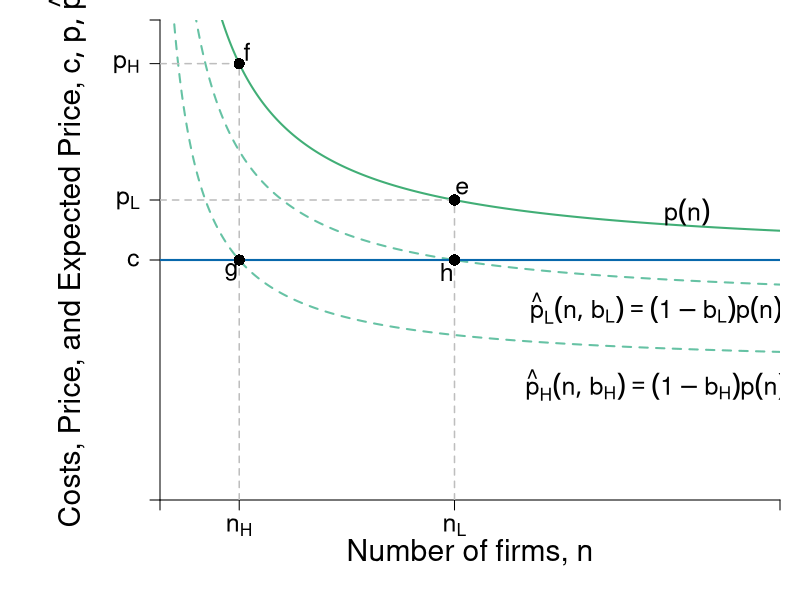

Source code (R):
require(shape)
pdf(file = "competitionmarkets/LRn_Dec_BTE.pdf", width = 9, height = 7)

#Set parameters for graphics
axislabelsize <- 1.8
labelsize <- 1.5
namesize <- 1.8
annotatesize <- 1.5
graphlinewidth <- 2
segmentlinewidth <- 1.5

COL <- c("#7fc97f", "#beaed4", "#fdc086", "#ffff99", "#386cb0", "#f0027f", "#bf5b17", "#666666")
COLA <- c("#e0f3db", "#99d8c9","#66c2a4","#41ae76", "#238b45", "#005824")
COLB <- c("#c6dbef", "#4eb3d3", "#2b8cbe", "#0868ac","#084081")
COLC <- c("#fcfbfd", "#efedf5", "#dadaeb", "#bcbddc", "#9e9ac8", "#807dba", "#6a51a3", "#54278f", "#3f007d")

par(mar =  c(5, 8, 1, 1))

Profit <- function(n, pbar = 60, c = 10, beta = 0.5) {
  (pbar - c)^2 / (((n + 1)^2)*beta)
}

totaln <- function(pi, pbar = 60, c = 10, beta = 0.5){
  (pbar - c)/(sqrt(pi*beta)) - 1
}

cournotPrice <- function(n, pbar = 60, c = 10) {
  c + (1/(n+1))*(pbar - c)
}


# Barriers to entry
# Inputs: Probability of BTE (b) and number of firms
# Outputs: Price Level at some n
bte <- function(n, b = 0) {
  cournotPrice(n)*(1-b)
}

nstar <- function(b, pbar = 60, c = 10){
  (pbar*(1 - b) - c) / (b*c)
}

#Levels for the barriers to entry specified here
barriers <- c(0.2, 0.45, 0.71, 0.73)

xlims <- c(0, 40)
ylims <- c(0, 20)

plot(0, 0, xlim = xlims, ylim = ylims, type = "n",
     xlab = expression(paste("")),
     ylab = expression(paste("")), 
     xaxt = "n", 
     yaxt = "n", 
     cex.lab = axislabelsize, 
     bty = "n",
     xaxs="i", 
     yaxs="i")

# ticksy <- seq(from = 0, to = ylims[2], by = 2)
# ylabels <- seq(from = 0, to = ylims[2], by = 2)
# ticksx <- seq(from = 0, to = xlims[2], by = 2)
# xlabels <- seq(from = 0, to = xlims[2], by = 2)
ticksy <- c(0, 10, cournotPrice(n = nstar(b = barriers[1])), cournotPrice(n = nstar(b = barriers[2])), ylims[2])
ylabels <- c(NA, expression(c), expression(paste(p[L])), expression(paste(p[H])), NA)
ticksx <- c(0, nstar(b = barriers[2]), nstar(b = barriers[1]), xlims[2])
xlabels <- c(NA, expression(paste(n[H])), expression(paste(n[L])), NA)

axis(1, at = ticksx, pos = 0, labels = xlabels, cex.axis = labelsize)
axis(2, at = ticksy, pos = 0, labels = ylabels, las = 1, cex.axis = labelsize)

npts <- 500 
xx1 <- seq(xlims[1], xlims[2], length.out = npts)

#Lines for barrier graph
lines(xx1, bte(n = xx1, b = barriers[1]), col = COLA[3], lty = 2, lwd = graphlinewidth)
lines(xx1, bte(n = xx1, b = barriers[2]), col = COLA[3], lty = 2, lwd = graphlinewidth)

#Price with no barriers
# No Barrier --- Greenbte(n = nstar(b = 0), b = 0)
lines(xx1, cournotPrice(xx1, c = 10), col = COLA[4], lwd = graphlinewidth) 

# lines(xx1, Profit(xx1, c = 0.25), col = COLA[4], lty = 2, lwd = segmentlinewidth)

#Label axes
mtext(expression(paste("Number of firms, ", n)), side=1, line = 2.5, cex = axislabelsize)
text(-6, 0.5*ylims[2], expression(paste("Costs, Price, and Expected Price, ", list(c, p, hat(p)) )), xpd = TRUE, cex = axislabelsize, srt = 90) 

#Arrows(18, 6.8, 18, 4.5, col = "black", lty = 1, code = 2, lwd = 2, arr.type = "triangle", arr.lwd = 0.5)
# text(16, 5.75, expression(paste("Decrease in ", rho)), cex = labelsize)


# Eq labels
text(34, 12, expression(paste(p(n))), cex = labelsize)
text(32, 8, expression(paste(hat(p)[L]*(list(n, b[L])) == (1-b[L])*p(n) )), cex = labelsize)
text(32, 4.8, expression(paste(hat(p)[H]*(list(n, b[H])) == (1-b[H])*p(n) )), cex = labelsize)


# line for the marginal cost
segments(0, 10, xlims[2], 10, 
         lty = 1, col = COLB[4] , lwd = graphlinewidth
         )

#For the low price with low barriers to entry
segments(nstar(b = barriers[1]), 0, 
         nstar(b = barriers[1]), 
         cournotPrice(n = nstar(b = barriers[1])), 
         lty = 2, col = "gray", lwd = segmentlinewidth
         )

segments(0, cournotPrice(n = nstar(b = barriers[1])), 
         nstar(b = barriers[1]), 
         cournotPrice(n = nstar(b = barriers[1])), 
         lty = 2, col = "gray", lwd = segmentlinewidth
)

#For the high price with high barriers to entry
segments(nstar(b = barriers[2]), 0, 
         nstar(b = barriers[2]), 
         cournotPrice(n = nstar(b = barriers[2])), 
         lty = 2, col = "gray", lwd = segmentlinewidth
         )

segments(0, cournotPrice(n = nstar(b = barriers[2])), 
         nstar(b = barriers[2]), 
         cournotPrice(n = nstar(b = barriers[2])), 
         lty = 2, col = "gray", lwd = segmentlinewidth
)

#This should probably have a loop, but I haven't worked it out. 
#Two points for the low barriers
points(x = nstar(b = barriers[1]), 
       y = cournotPrice(n = nstar(b = barriers[1])), 
       pch = 16, col = "black", cex = 1.5)

text(x = nstar(b = barriers[1]) + 0.5, 
     y = cournotPrice(n = nstar(b = barriers[1])) + 0.5,
     expression(paste(e)), cex = labelsize) 


points(x = nstar(b = barriers[1]), 
       y = bte(n = nstar(b = barriers[1]), b = barriers[1]), 
       pch = 16, col = "black", cex = 1.5)

text(x = nstar(b = barriers[1]) - 0.5, 
     y = bte(n = nstar(b = barriers[1]), b = barriers[1]) - 0.5, 
     expression(paste(h)), cex = labelsize) 

#Two points for the high barriers
points(x = nstar(b = barriers[2]),
       y = cournotPrice(n = nstar(b = barriers[2])),
       pch = 16, col = "black", cex = 1.5)

text(x = nstar(b = barriers[2]) + 0.5, 
     y = cournotPrice(n = nstar(b = barriers[2])) + 0.5,
     expression(paste(f)), cex = labelsize) 

points(x = nstar(b = barriers[2]),
       y = bte(n = nstar(b = barriers[2]), b = barriers[2]),
       pch = 16, col = "black", cex = 1.5)

text(x = nstar(b = barriers[2]) - 0.5, 
     y = bte(n = nstar(b = barriers[2]), b = barriers[2]) - 0.5, 
     expression(paste(g)), cex = labelsize) 

# points(x = nstar(b = barriers[3]),
#        y = bte(n = nstar(b = barriers[3]), b = barriers[3]),
#        pch = 16, col = "black", cex = 1.5)
# points(x = nstar(b = barriers[4]), 
#        y = bte(n = nstar(b = barriers[4]),b = barriers[4]), 
#        pch = 16, col = "black", cex = 1.5)

dev.off()
